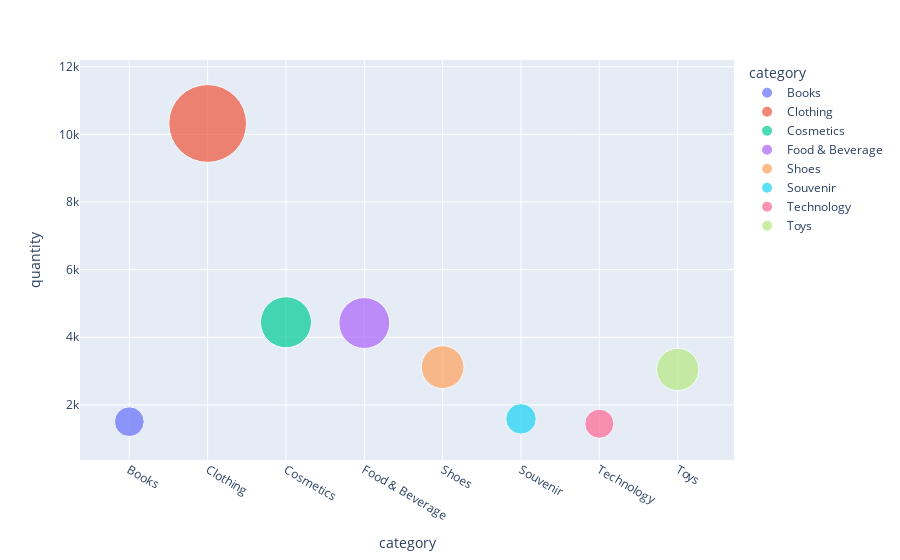

Notebook code for this chart:
### Code cell
# Based on Qunatity

fig = px.scatter(total_spend_per_qcat, x="category", y="quantity",
                 size="quantity",size_max=55,
                 color="category", hover_data='price'        
            )
fig.show()

### Figure 1 — Plotly figure (JSON) as saved in the notebook; plotly's stock layout.template omitted (floating-point values rounded to 4 significant figures)
{"data": [{"customdata": [[22820.0]], "hovertemplate": "category=%{x}<br>quantity=%{marker.size}<br>price=%{customdata[0]}<extra></extra>", "legendgroup": "Books", "marker": {"color": "#636efa", "size": [1506], "sizemode": "area", "sizeref": 3.412, "symbol": "circle"}, "mode": "markers", "name": "Books", "orientation": "v", "showlegend": true, "type": "scatter", "x": ["Books"], "xaxis": "x", "y": [1506], "yaxis": "y"}, {"customdata": [[3097000.0]], "hovertemplate": "category=%{x}<br>quantity=%{marker.size}<br>price=%{customdata[0]}<extra></extra>", "legendgroup": "Clothing", "marker": {"color": "#EF553B", "size": [10320], "sizemode": "area", "sizeref": 3.412, "symbol": "circle"}, "mode": "markers", "name": "Clothing", "orientation": "v", "showlegend": true, "type": "scatter", "x": ["Clothing"], "xaxis": "x", "y": [10320], "yaxis": "y"}, {"customdata": [[180700.0]], "hovertemplate": "category=%{x}<br>quantity=%{marker.size}<br>price=%{customdata[0]}<extra></extra>", "legendgroup": "Cosmetics", "marker": {"color": "#00cc96", "size": [4444], "sizemode": "area", "sizeref": 3.412, "symbol": "circle"}, "mode": "markers", "name": "Cosmetics", "orientation": "v", "showlegend": true, "type": "scatter", "x": ["Cosmetics"], "xaxis": "x", "y": [4444], "yaxis": "y"}, {"customdata": [[23320.0]], "hovertemplate": "category=%{x}<br>quantity=%{marker.size}<br>price=%{customdata[0]}<extra></extra>", "legendgroup": "Food & Beverage", "marker": {"color": "#ab63fa", "size": [4422], "sizemode": "area", "sizeref": 3.412, "symbol": "circle"}, "mode": "markers", "name": "Food & Beverage", "orientation": "v", "showlegend": true, "type": "scatter", "x": ["Food & Beverage"], "xaxis": "x", "y": [4422], "yaxis": "y"}, {"customdata": [[1871000.0]], "hovertemplate": "category=%{x}<br>quantity=%{marker.size}<br>price=%{customdata[0]}<extra></extra>", "legendgroup": "Shoes", "marker": {"color": "#FFA15A", "size": [3118], "sizemode": "area", "sizeref": 3.412, "symbol": "circle"}, "mode": "markers", "name": "Shoes", "orientation": "v", "showlegend": true, "type": "scatter", "x": ["Shoes"], "xaxis": "x", "y": [3118], "yaxis": "y"}, {"customdata": [[18640.0]], "hovertemplate": "category=%{x}<br>quantity=%{marker.size}<br>price=%{customdata[0]}<extra></extra>", "legendgroup": "Souvenir", "marker": {"color": "#19d3f3", "size": [1589], "sizemode": "area", "sizeref": 3.412, "symbol": "circle"}, "mode": "markers", "name": "Souvenir", "orientation": "v", "showlegend": true, "type": "scatter", "x": ["Souvenir"], "xaxis": "x", "y": [1589], "yaxis": "y"}, {"customdata": [[1517250]], "hovertemplate": "category=%{x}<br>quantity=%{marker.size}<br>price=%{customdata[0]}<extra></extra>", "legendgroup": "Technology", "marker": {"color": "#FF6692", "size": [1445], "sizemode": "area", "sizeref": 3.412, "symbol": "circle"}, "mode": "markers", "name": "Technology", "orientation": "v", "showlegend": true, "type": "scatter", "x": ["Technology"], "xaxis": "x", "y": [1445], "yaxis": "y"}, {"customdata": [[109312]], "hovertemplate": "category=%{x}<br>quantity=%{marker.size}<br>price=%{customdata[0]}<extra></extra>", "legendgroup": "Toys", "marker": {"color": "#B6E880", "size": [3050], "sizemode": "area", "sizeref": 3.412, "symbol": "circle"}, "mode": "markers", "name": "Toys", "orientation": "v", "showlegend": true, "type": "scatter", "x": ["Toys"], "xaxis": "x", "y": [3050], "yaxis": "y"}], "layout": {"legend": {"itemsizing": "constant", "title": {"text": "category"}, "tracegroupgap": 0}, "margin": {"t": 60}, "xaxis": {"anchor": "y", "categoryarray": ["Books", "Clothing", "Cosmetics", "Food & Beverage", "Shoes", "Souvenir", "Technology", "Toys"], "categoryorder": "array", "domain": [0, 1], "title": {"text": "category"}}, "yaxis": {"anchor": "x", "domain": [0, 1], "title": {"text": "quantity"}}}}
